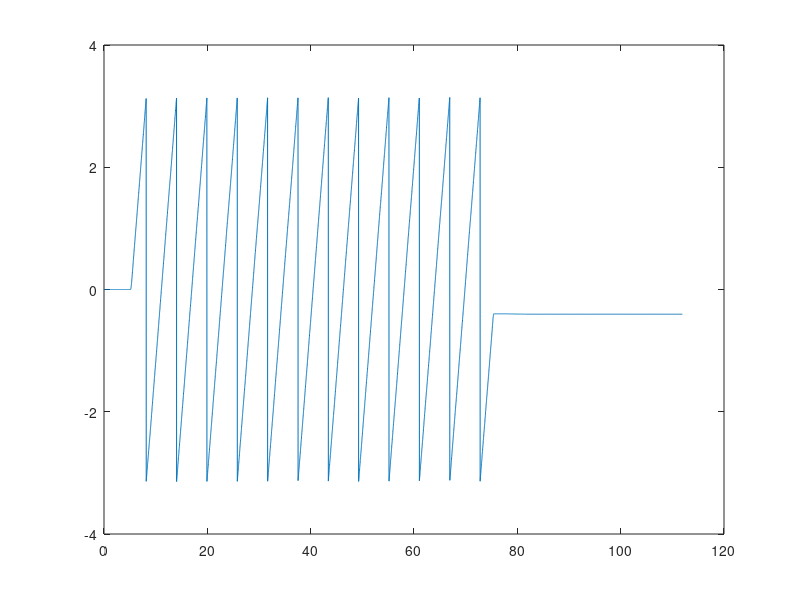

Reproduce this figure in MATLAB.
data = csvread("10-rot.csv");

vec = data(:,7);



#vec = vec .* 3.1415;
#vec = vec ./ 180;

#for i=(1:length(vec))
#  xd = data(1:i,5);
#  yd = data(1:i,6);
#  clf
#  plot(xd, yd, "o-");
#  pause(0.001);
#end

plot(data(:,1), data(:,13))

length(data(:,7))


